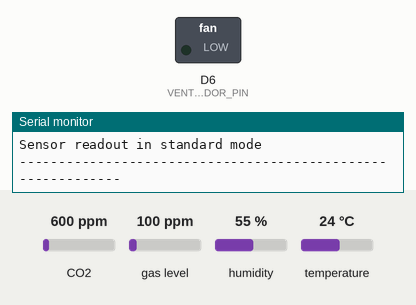
Simulated run of this sketch. Board: ESP8266 (NodeMCU). On the bench: switched loads named in the sketch (green lamp = pin HIGH), the last lines printed to the serial monitor. Inputs (shaded band) come from the test bench; at power-on: CO2 600 ppm, gas level 100 ppm, humidity 55 %, temperature 24 °C.

Above: at 0.1 s.
At 1.2 s:
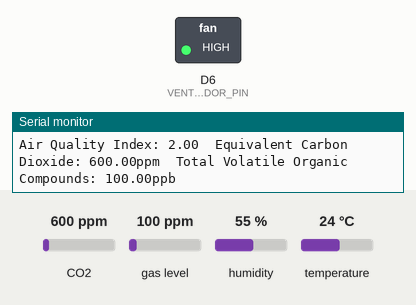
Timing chart, 0 to 2.7 s (numbered marks = the images above):
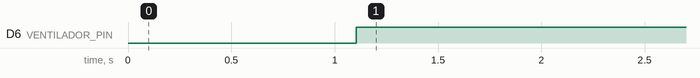

Measured:
- by itself, D6 (VENTILADOR_PIN): LOW → HIGH at 1.1 s

The sketch:

ENS160AHT20.ino
```cpp
#include <Wire.h>
#include <Adafruit_AHTX0.h>
#include "ScioSense_ENS160.h"

Adafruit_AHTX0 aht;
ScioSense_ENS160 ens160(ENS160_I2CADDR_1);

#define VENTILADOR_PIN D6 // Pin donde está conectado el ventilador
#define umbral_eCO2 1000 // Umbral para el nivel de eCO2 que activa el ventilador

void setup() {
  Serial.begin(115200);
  pinMode(VENTILADOR_PIN, OUTPUT); // Configurar el pin del ventilador como salida

  // Inicialización del sensor AHT
  if (!aht.begin()) {
    Serial.println("No se pudo encontrar el sensor AHT10");
    while (1) delay(10);
  }
  Serial.println("Sensor AHT10 encontrado");

  // Inicialización del sensor ENS160
  Serial.println("------------------------------------------------------------");
  Serial.println("ENS160 - Digital air quality sensor");
  Serial.println("Sensor readout in standard mode");
  Serial.println("------------------------------------------------------------");
  delay(1000);
  Serial.print("ENS160...");
  ens160.begin();
  Serial.println(ens160.available() ? "done." : "failed!");

  if (ens160.available()) {
    Serial.print("\tRev: "); Serial.print(ens160.getMajorRev());
    Serial.print("."); Serial.print(ens160.getMinorRev());
    Serial.print("."); Serial.println(ens160.getBuild());

    Serial.print("\tStandard mode ");
    Serial.println(ens160.setMode(ENS160_OPMODE_STD) ? "done." : "failed!");
  }
}

void loop() {
  // Lectura del sensor AHT
  sensors_event_t humedad, temp;
  aht.getEvent(&humedad, &temp);
  Serial.print("Temperatura: "); Serial.print(temp.temperature); Serial.println(" grados C");
  Serial.print("Humedad: "); Serial.print(humedad.relative_humidity); Serial.println("% rH");

  // Lectura del sensor ENS160
  if (ens160.available()) {
    Serial.println("Sensor ENS160 encontrado!");

    ens160.measure(true);
    ens160.measureRaw(true);

    // Almacenar los valores del sensor en variables
    float AQI = ens160.getAQI();
    float eCO2 = ens160.geteCO2();
    float TVOC = ens160.getTVOC();

    // Imprimir los valores
    Serial.print("Air Quality Index: "); Serial.print(AQI); Serial.print("\t");
    Serial.print("Equivalent Carbon Dioxide: "); Serial.print(eCO2); Serial.print("ppm\t");
    Serial.print("Total Volatile Organic Compounds: "); Serial.print(TVOC); Serial.print("ppb\t");

    // Control del ventilador
    if (AQI > 1 || eCO2 > umbral_eCO2) {
      digitalWrite(VENTILADOR_PIN, HIGH); // Encender el ventilador
      delay(5000);
    } else {
      digitalWrite(VENTILADOR_PIN, LOW); // Apagar el ventilador
      delay(5000);
    }
  } else {
    Serial.println("No se pudo encontrar el sensor ENS160");
  }
  delay(1000);
}
```
